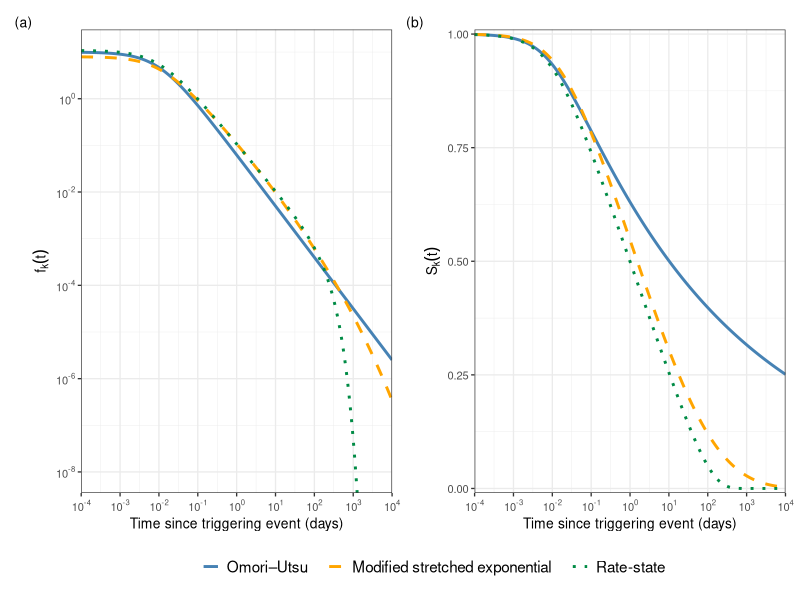
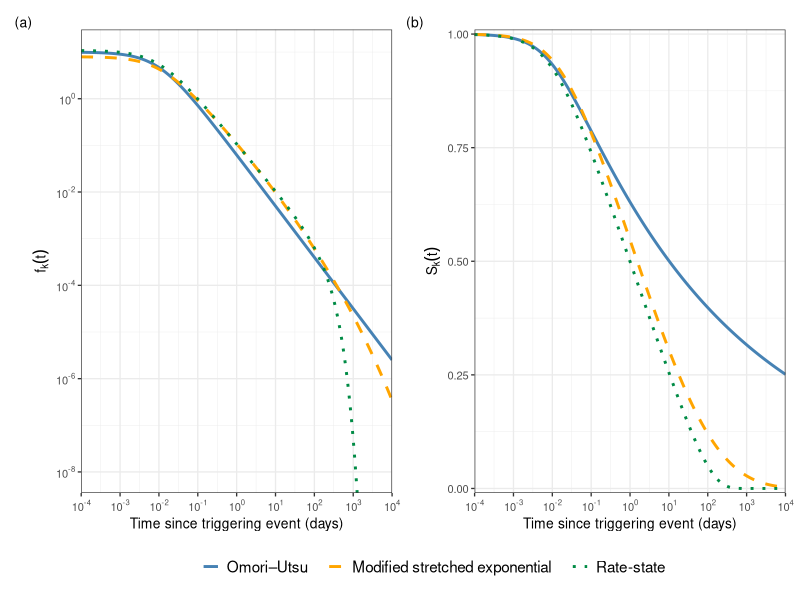

Recreate these plots in R, in order.
#===============================================================================
# Comparison of the three candidate decay functions
#
#   (a) normalised densities  f_k(t) = g_k(t) / G_k(0, Inf)      [log-log]
#   (b) survival functions    S_k(t) = 1 - G_k(t) / G_k(0, Inf)  [log-x]
#
# Normalised forms restrict comparisons to shape of decay.  
# Survival functions display the fraction of an event's triggering still
# outstanding at time t.
#
# Parameter choices follow Hainzl & Christophersen (2017, Figure 1).
#===============================================================================

#-------------------------------------------------------------------------------
# Package dependencies
#-------------------------------------------------------------------------------

library(ggplot2)
library(here)
library(patchwork)
library(scales)

#-------------------------------------------------------------------------------
# Normalised densities and survival functions: log1p/expm1 for numerical stability
#-------------------------------------------------------------------------------

# Omori-Utsu 
f_ou <- function(t, c, p) {
  (p - 1) / c * (1 + t / c)^(-p)
}

S_ou <- function(t, c, p){
  (1 + t / c)^(1 - p)
}

# Modified stretched exponential 
#  delta(t) = (d + t)^gamma - d^gamma, written to avoid cancellation at small t
delta_ms <- function(t, d, gamma) {
  d^gamma * expm1(gamma * log1p(t / d))
}

f_ms <- function(t, d, rho, gamma) {
  rho * gamma * (d + t)^(gamma - 1) * exp(-rho * delta_ms(t, d, gamma))
}

S_ms <- function(t, d, rho, gamma) {
  exp(-rho * delta_ms(t, d, gamma))
}

# Rate-state 
f_rs <- function(t, B, ta) {
  z <- exp(-t / ta)
  B * z / (-ta * log1p(-B) * (1 - B * z))
}

S_rs <- function(t, B, ta) {
  log1p(-B * exp(-t / ta)) / log1p(-B)
}

#-------------------------------------------------------------------------------
# Parameters (Hainzl & Christophersen 2017, Figure 1)
#-------------------------------------------------------------------------------

par_ou <- list(c = 0.01,  p  = 1.1)
par_ms <- list(d = 0.01, rho = 1, gamma = 0.2)
par_rs <- list(B = 0.9999, ta = 100)

decay_levels <- c("Omori\u2013Utsu",
                   "Modified stretched exponential",
                   "Rate-state")

t_grid <- 10^seq(-4, 4, length.out = 3000)

#-------------------------------------------------------------------------------
# Evaluate decay functions and order factor levels for legend
#-------------------------------------------------------------------------------

dec <- rbind(
  data.frame(t = t_grid, decay = decay_levels[1],
             density  = f_ou(t_grid, par_ou$c, par_ou$p),
             survival = S_ou(t_grid, par_ou$c, par_ou$p)),
  data.frame(t = t_grid, decay = decay_levels[2],
             density  = f_ms(t_grid, par_ms$d, par_ms$rho, par_ms$gamma),
             survival = S_ms(t_grid, par_ms$d, par_ms$rho, par_ms$gamma)),
  data.frame(t = t_grid, decay = decay_levels[3],
             density  = f_rs(t_grid, par_rs$B, par_rs$ta),
             survival = S_rs(t_grid, par_rs$B, par_rs$ta))
)

dec$decay <- factor(dec$decay, levels = decay_levels)

#-------------------------------------------------------------------------------
# Plotting parameters
#-------------------------------------------------------------------------------

# Decay identifiers - colour and line type
decay_cols <- setNames(c("steelblue", "orange", "springgreen4"), decay_levels)
decay_lty  <- setNames(c("solid", "dashed", "dotted"), decay_levels)

# Format tick labels as, e.g., 10^2 instead 1e2
log_lab <- trans_format("log10", math_format(10^.x))

# Common theme choices for both plots
base_theme <- theme_bw(base_size = 10) +
              theme(legend.title     = element_blank(),
                    legend.position  = "bottom",
                    legend.key.width = unit(0.9, "lines"),
                    legend.key.spacing.x = unit(0.5, "cm"),
                    legend.spacing.x = unit(0.6, "cm"),
                    legend.text      = element_text(size = 11),
                    panel.grid.minor = element_line(linewidth = 0.15),
                    plot.title       = element_text(size = 10, face = "plain"))

# Logarithmic x-axis used in both plots
x_scale <- scale_x_log10(breaks = 10^seq(-4, 4, by = 1), labels = log_lab,
                         expand = expansion(mult = 0))

#-------------------------------------------------------------------------------
# Panel (a): normalised densities (log-log)
#-------------------------------------------------------------------------------

p_density <- ggplot(dec, aes(t, density, colour = decay, linetype = decay)) +
  geom_line(linewidth = 1) +
  x_scale + 
  scale_y_log10(breaks = 10^seq(-12, 2, by = 2), labels = log_lab) +
  coord_cartesian(ylim = c(1e-8, NA)) +
  scale_colour_manual(values = decay_cols) +
  scale_linetype_manual(values = decay_lty) +
  labs(x = "Time since triggering event (days)",
       y = expression(f[k](t))) +
  base_theme

#-------------------------------------------------------------------------------
# Panel (b): survival functions (log x - linear y)
#-------------------------------------------------------------------------------

p_survival <- ggplot(dec, aes(t, survival, colour = decay, linetype = decay)) +
  geom_line(linewidth = 1) +
  x_scale +
  scale_y_continuous(limits = c(0, 1), expand = expansion(mult = c(0.01, 0.01))) +
  scale_colour_manual(values = decay_cols) +
  scale_linetype_manual(values = decay_lty) +
  labs(x = "Time since triggering event (days)",
       y = expression(S[k](t))) +
  base_theme

#-------------------------------------------------------------------------------
# Combine 
#-------------------------------------------------------------------------------

fig <- (p_density | p_survival) +
  plot_layout(guides = "collect") +
  plot_annotation(tag_levels = "a", tag_prefix = "(", tag_suffix = ")",
                  theme = theme(legend.position = "bottom")) &
  theme(legend.position = "bottom",
        plot.tag = element_text(size = 10, face = "plain"))

print(fig)

#-------------------------------------------------------------------------------
# Save plots
#-------------------------------------------------------------------------------

fig_src <- here("outputs", "comparison-figure")
dir.create(fig_src, recursive = TRUE, showWarnings = FALSE)
ggsave(here(fig_src, "decay-comparison.pdf"), fig, width = 7, height = 3.5)
